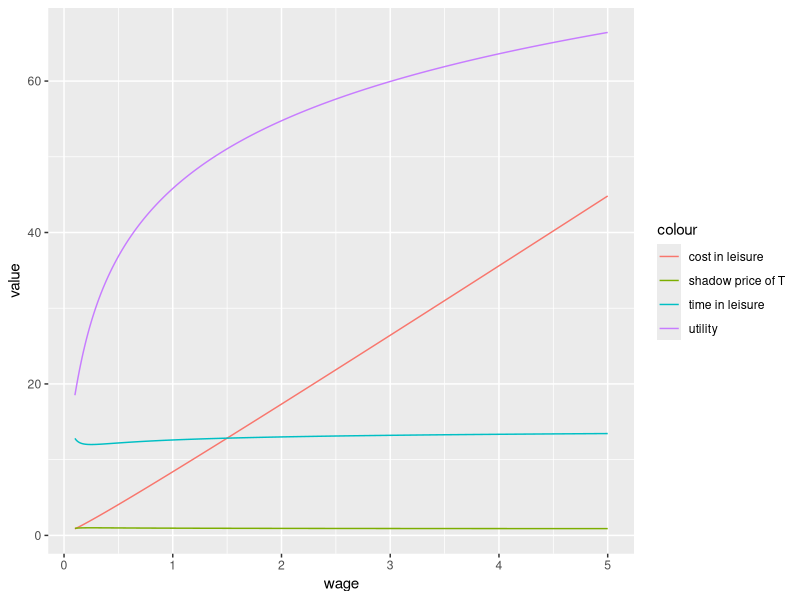
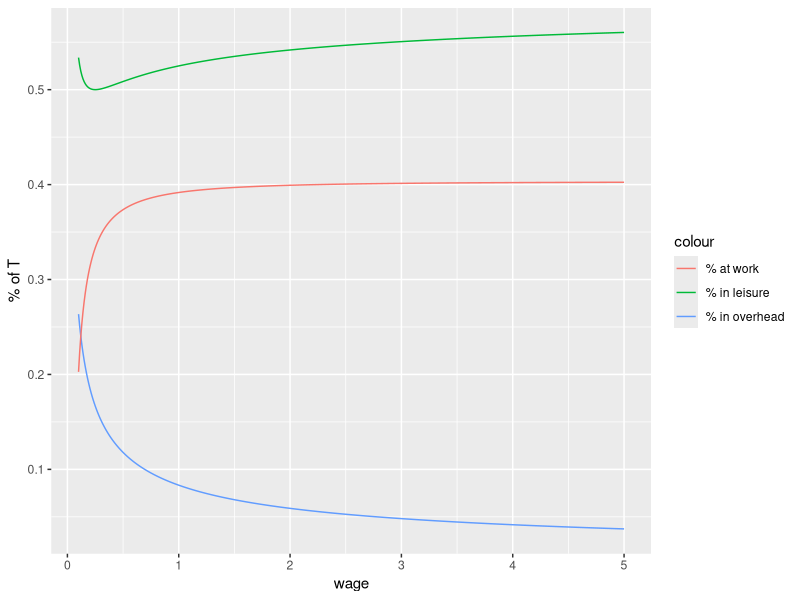
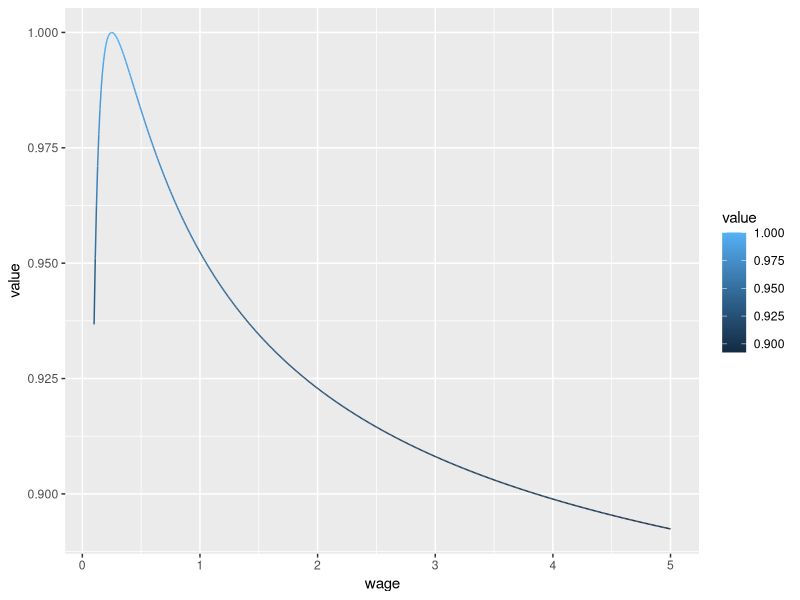

Recreate these plots in R, in order. (Note: this script raises an error after producing the figures.)
## ---- chunk 1
library(dplyr)
T = 24
r = 4
a = 12
b = 8
w = seq(0.1,5,0.01)



cl_1 <- function(w,T,r,a,b){
   b*w*(T-r)/(a+b)
}
tl_1 <- function(w,T,r,a,b){
  a*(T-r)/(a+b) * rep(1,length(w))
}

toh_1 <- function(w,T,r,a,b){
  r
}


cl_2 <- function(w,T,r,a,b){
  sln <- vector()
  for(i in 1:length(w)){
    ttemp <- a*(T*w[i]-2*sqrt(w[i]*r)+1)/(w[i]*(a+b))
    if (ttemp< T) rt <- (b*w[i]*T -2*b*sqrt(w[i]*r)+b)/(a+b)
    else rt <- 0.00001
    sln <- append(sln,rt)
  }
  sln
}

tl_2 <- function(w,T,r,a,b){
  sln <- vector()
  for(i in 1:length(w)){
    ttemp <- a*(T*w[i]-2*sqrt(w[i]*r)+1)/(w[i]*(a+b))
    if (ttemp<T) rt <- ttemp
    else rt <- 0.00001
    sln <- append(sln,rt)
  }
  sln
}

toh_2 <- function(w,T,r,a,b){
    sln <- vector()
  for(i in 1:length(w)){
    ttemp <- a*(T*w[i]-2*sqrt(w[i]*r)+1)/(w[i]*(a+b))
    if (ttemp<T)  rt <-  r/sqrt(w[i]*r)
    else rt <- 0.00001
    sln <- append(sln,rt)
  }
  sln
}



w_1 <- w[w<1/r]
w_2 <- w[w>1/r]
c_l <- c(cl_1(w_1,T,r,a,b), cl_2(w_2,T,r,a,b))
t_l <- c(tl_1(w_1,T,r,a,b), tl_2(w_2,T,r,a,b))


u <- a*log(c_l) + b*log (t_l)

c1 <- cl_1(w,T,r,a,b)
t1 <- tl_1(w,T,r,a,b)
oh1 <- toh_1(w,T,r,a,b)
c2 <- cl_2(w,T,r,a,b)
t2 <- tl_2(w,T,r,a,b)
oh2 <- toh_2(w,T,r,a,b)

s1 <- a*log(c1)+b*log(t1)
s2 <- a*log(c2)+b*log(t2)

data <-  data.frame(s1=s1,s2=s2)
data <- data %>% rowwise() %>% mutate(maxu = max(c(s1,s2)),
                                      maxidx = which.max(c(s1,s2)))


sp1 <- a/t1
sp2 <- a/t2
spc1 <- b/c1
spc2 <- b/c2

oh <- data.frame(oh1=oh1,oh2=oh2)
c_l <- data.frame(c1=c1,c2=c2)
t_l <- data.frame(t1=t1,t2=t2)
sp <- data.frame(sp1=sp1,sp2=sp2)
spc <- data.frame(spc1=spc1,spc2=spc2)

idx <- t(data[,"maxidx"])

cl <- rep(0,length(idx))
tl <- rep(0,length(idx))
spm <- rep(0,length(idx))
ohm <-  rep(0,length(idx))
spcm <- rep(0,length(idx))

for(i in 1:length(idx)){
  cl[i] = c_l[i,idx[i]]
  tl[i] = t_l[i,idx[i]]
  spm[i] = sp[i,idx[i]]
  ohm[i] = oh[i,idx[i]]
  spcm[i] = spc[i,idx[i]]
}

line1 <- data.frame(
  wage = w,
  value = cl)
line2 <- data.frame(
  wage = w,
  value = tl)
line3 <- data.frame(
  wage = w,
  value = data[,"maxu"])
line4 <- data.frame(
  wage = w,
  value = spm)


line5 <- data.frame(
  wage = w,
  ohp = ohm/T)

line6 <- data.frame(
  wage = w,
  leisurep = tl/T)

line7 <- data.frame(
  wage = w,
  workp = (T-tl-ohm)/T)

line8 <- data.frame(
  wage = w,
  value = spcm)

line9 <- data.frame(
  wage = w,
  value = spm/spcm)
## ---- chunk 2
library(ggplot2)

ggplot()+ geom_line(data= line1, aes(x=wage, y=cl, color = "cost in leisure"))+
  geom_line(data= line2, aes(x=wage, y=tl, color="time in leisure"))+
  geom_line(data= line3, aes(x=wage, y=maxu, color="utility"))+
  geom_line(data= line4, aes(x=wage, y=spm, color="shadow price of T"))+
  labs(y="value")

ggplot()+ geom_line(data= line5, aes(x=wage, y=ohp, color = "% in overhead"))+
  geom_line(data= line6, aes(x=wage, y=leisurep, color="% in leisure"))+
  geom_line(data= line7, aes(x=wage, y=workp, color="% at work"))+
  labs(y="% of T")

#line4 = line4[2:dim(line4)[1],]
qplot(wage,value,data =line4, geom="line",color=value)+
  scale_fill_manual(values=c("#31a354"))+labs(y="value")



## ---- chunk 3

w0 <- 1
w1 <- seq(1.5,8,0.1)

X0 <- 0
X1 <- 8
X2 <- 10 #implicitly assumed that T-X2-r>0

Pi_w0_1 <- w0*X1 
Pi_w1_1 <- w0*X1 + w1*(X2-X1)

Pi_w0_2 <- w0
Pi_w1_2 <- w0*X1
## ---- chunk 4
# On piece 1
# name convention quantitysettingno_pieceno_solutionno

# S1 and S2 are corner solutions 
# 2 solutions for each corner, i.e. 4 solutions for each segment
tl2_1 <- function (T,r,a,b,X,Pi_1,w){
  sln <- vector()
  for (i in 1: length(w)){
    if(b*(T-X - r) > a*r*Pi_1[i] + b*r)  rt <- (T-X-r)
    else rt <- 0.001      
    sln <- append(sln,rt)
  }
 
 sln
}

cl2_1 <- function (T,r,a,b,X,Pi_1,w){
  sln <- vector()
  for (i in 1: length(w)){
    if(b*(T-X - r)*w > a*r*Pi_1[i] + b*r) rt <- Pi_1[i]
    else rt <- 0.001
    sln = append(sln,rt)
  }
  sln
}

oh2_1 <- function (T,r,a,b,X,Pi_1,w){
  sln <- vector()
  for (i in 1: length(w)){
    if(b*(T-X - r)*w > a*r*Pi_1[i] + b*r) rt <- r
    else rt <- 0.001
    sln = append(sln,rt)
  }
  sln
}

tl2_2 <- function (T,r,a,b,X,Pi_1,w){
  sln <- vector()
  for(i in 1:length(w)){
    R <- (T-X)*(1+Pi_1[i])
    delta <- r^2*(a-b)^2 + 4*a*b*r*(T-X)*(1+Pi_1[i])
    temp <- (-2*a*R +(a-b)*r + sqrt(delta))/(-2*a*(1+Pi_1[i])) 
    if(r<R & b*(T-X)<r*(a*Pi_1[i]+b) & 2*a*R>(a-b)*r && temp <= T) 
      rt <- temp 
    else rt <- 0.001
    sln = append(sln,rt)
  }
  sln
}

cl2_2 <- function (T,r,a,b,X,Pi_1,w){
  sln = vector()
  for(i in 1:length(w)){
    R <- (T-X)*(1+Pi_1[i])
    delta <- r^2*(a-b)^2 + 4*a*b*r*(T-X)*(1+Pi_1[i])
    temp <- (-2*a*R +(a-b)*r + sqrt(delta))/(-2*a*(1+Pi_1[i]))
    if(r<R && b*(T-X)<r*(a*Pi_1[i]+b) && 2*a*R>(a-b)*r && temp < T) 
      rt <- ((1+Pi_1[i])*(sqrt(delta) - (a+b)*r))/(sqrt(delta) +(a-b)*r) 
    else rt <- 0.001     
    sln = append(sln,rt)
  }
  sln
}

oh2_2 <- function (T,r,a,b,X,Pi_1,w){
  sln = vector()
  for(i in 1:length(w)){
    R <- (T-X)*(1+Pi_1[i])
    delta <- r^2*(a-b)^2 + 4*a*b*r*(T-X)*(1+Pi_1[i])
    temp <- (-2*a*R +(a-b)*r + sqrt(delta))/(-2*a*(1+Pi_1[i]))
    if(r<R && b*(T-X)<r*(a*Pi_1[i]+b) && 2*a*R>(a-b)*r && temp < T) 
      rt <- r/(1+Pi_1 - ((1+Pi_1[i])*(sqrt(delta) - (a+b)*r))/(sqrt(delta) +(a-b)*r))
    else rt <- 0.001     
    sln = append(sln,rt)
  }
  sln
}


# solution 3 and 4 are interior solutions 
# again two interior solutions for each segment
I0 = 0
I1 = (w0-w1)*X1

cl2_3 <- function (T,r,a,b,X1,X2,I,w){
  sln = vector()
  for(i in 1:length(w)){
    t = (a*w[i]*T - 2*a*sqrt(w[i]*r) +a + a*I[i])/(w[i]*(a+b))
    c = (b*w[i]*T - 2*b*sqrt(w[i]*r) +b + b*I[i])/(a+b)
    if((sqrt(w[i]*r) -1 +c - I[i])/w[i]>X1 && (sqrt(w[i]*r) -1 +c - I[i])/w[i]<X2 && w[i]*r>=1 && t < T)  rt <- c
    else rt <- 0.001  
    sln = append(sln,rt)
  }
  sln
}

tl2_3 <- function (T,r,a,b,X1,X2,I,w){
  sln = vector()
  for (i in 1:length(w)){
    t = (a*w[i]*T - 2*a*sqrt(w[i]*r) +a + a*I[i])/(w[i]*(a+b))
    c = (b*w[i]*T - 2*b*sqrt(w[i]*r) +b + b*I[i])/(a+b)
    if( (sqrt(w[i]*r) -1 +c - I[i])/w[i]>X1 && (sqrt(w[i]*r) -1 +c - I[i])/w[i]<=X2 && w[i]*r>=1 && t < T)  rt <- t
    else rt <- 0.001
    sln = append(sln,rt)
  }
  sln
}

oh2_3 <- function (T,r,a,b,X1,X2,I,w){
  sln = vector()
  for(i in 1:length(w)){
    t = (a*w[i]*T - 2*a*sqrt(w[i]*r) +a + a*I[i])/(w[i]*(a+b))
    c = (b*w[i]*T - 2*b*sqrt(w[i]*r) +b + b*I[i])/(a+b)
    if((sqrt(w[i]*r) -1 +c - I[i])/w[i]>X1 && (sqrt(w[i]*r) -1 +c - I[i])/w[i]<X2 && w[i]*r>=1 && t < T)  rt <- r/sqrt(w[i]*r)
    else rt <- 0.001  
    sln = append(sln,rt)
  }
  sln
}


cl2_4 <- function (T,r,a,b,X1,X2,I,w){
  sln <- vector()
  for (i in 1: length(w)){
    t <- b*(T+I[i]-r)/(a+b)
    if( (b*T - a*I[i] - b*r)/(a+b)*w[i] >X1 && (b*T - a*I[i] - b*r)/(a+b)*w[i] <X2 && w[i]<=1 && t < T) 
      rt <- a*(T+I[i]-r)/((a+b)*w[i])
    else rt <- 0.001
    
    sln = append(sln,rt)    
  }
  sln
}

tl2_4 <- function (T,r,a,b,X1,X2,I,w){
  sln <- vector()
  for (i in 1: length(w)){  
    t <- b*(T+I[i]-r)/(a+b)
    if( (b*T - a*I[i] - b*r)/(a+b)*w[i] >X1 && (b*T - a*I[i] - b*r)/(a+b)*w[i] <X2 && w[i]<=1 && t<T) 
      rt <- b*(T+I[i]-r)/(a+b)
    else rt <- 0.001
    sln = append(sln,rt)      
  }
  sln
}


oh2_4 <- function (T,r,a,b,X1,X2,I,w){
  sln <- vector()
  for (i in 1: length(w)){  
    t <- b*(T+I[i]-r)/(a+b)
    if( (b*T - a*I[i] - b*r)/(a+b)*w[i] >X1 && (b*T - a*I[i] - b*r)/(a+b)*w[i] <X2 && w[i]<=1 && t<T) 
      rt <- r
    else rt <- 0.001
    sln = append(sln,rt)      
  }
  sln
}


## ---- chunk 5
S1 <- a* log(tl2_1(T,r,a,b,X1,Pi_w0_1,w0)) + 
  b* log(cl2_1(T,r,a,b,X1,Pi_w0_1,w0))  
t1 <- cl2_1(T,r,a,b,X1,Pi_w0_1,w0)
c1 <- tl2_1(T,r,a,b,X1,Pi_w0_1,w0)
oh1 <- oh2_1(T,r,a,b,X1,Pi_w0_1,w0)

S2 <- a* log(tl2_2(T,r,a,b,X1,Pi_w0_1,w0)) +
  b* log(cl2_2(T,r,a,b,X1,Pi_w0_1,w0))
c2 <- cl2_2(T,r,a,b,X1,Pi_w0_1,w0)
t2 <- tl2_2(T,r,a,b,X1,Pi_w0_1,w0)
oh2 <- oh2_2(T,r,a,b,X1,Pi_w0_1,w0)

S3 <- a* log(tl2_1(T,r,a,b,X0,Pi_w0_2,w0)) + 
  b* log(cl2_1(T,r,a,b,X0,Pi_w0_2,w0)) 
c3 <- cl2_1(T,r,a,b,X0,Pi_w0_2,w0)
t3 <- tl2_1(T,r,a,b,X0,Pi_w0_2,w0)
oh3 <- oh2_1(T,r,a,b,X0,Pi_w0_2,w0)

S4 <- a* log(tl2_2(T,r,a,b,X0,Pi_w0_2,w0)) + 
  b* log(cl2_2(T,r,a,b,X0,Pi_w0_2,w0)) 
c4 <- cl2_2(T,r,a,b,X0,Pi_w0_2,w0)
t4 <- tl2_2(T,r,a,b,X0,Pi_w0_2,w0)
oh4 <- oh2_2(T,r,a,b,X0,Pi_w0_2,w0)

S5 <- a* log(tl2_3(T,r,a,b,X0,X1,I0,w0)) + 
  b* log(cl2_3(T,r,a,b,X0,X1,I0,w0)) 
c5 <- cl2_3(T,r,a,b,X0,X1,I0,w0)
t5 <- tl2_3(T,r,a,b,X0,X1,I0,w0)
oh5 <- oh2_3(T,r,a,b,X0,X1,I0,w0)

S6 <- a* log(tl2_4(T,r,a,b,X0,X1,I0,w0)) + 
  b* log(cl2_4(T,r,a,b,X0,X1,I0,w0)) 
c6 <- cl2_4(T,r,a,b,X0,X1,I0,w0)
t6 <- tl2_4(T,r,a,b,X0,X1,I0,w0)
oh6 <- oh2_4(T,r,a,b,X0,X1,I0,w0)

# on piece 2
S7 <- a* log(tl2_1(T,r,a,b,X2,Pi_w1_1,w1)) + 
  b* log(cl2_1(T,r,a,b,X2,Pi_w1_1,w1))
c7 <- cl2_1(T,r,a,b,X2,Pi_w1_1,w1)
t7 <- tl2_1(T,r,a,b,X2,Pi_w1_1,w1)
oh7 <- oh2_1(T,r,a,b,X2,Pi_w1_1,w1)
  
S8 <- a* log(tl2_2(T,r,a,b,X2,Pi_w1_1,w1)) +
  b* log(cl2_2(T,r,a,b,X2,Pi_w1_1,w1))
c8 <- cl2_2(T,r,a,b,X2,Pi_w1_1,w1)
t8 <- tl2_2(T,r,a,b,X2,Pi_w1_1,w1)
oh8 <- oh2_2(T,r,a,b,X2,Pi_w1_1,w1)
    
S9 <- a* log(tl2_1(T,r,a,b,X2,Pi_w1_2,w0)) + 
  b* log(cl2_1(T,r,a,b,X2,Pi_w1_2,w0)) 
c9 <- cl2_1(T,r,a,b,X2,Pi_w1_2,w0)
t9 <- tl2_1(T,r,a,b,X2,Pi_w1_2,w0)
oh9 <- oh2_1(T,r,a,b,X2,Pi_w1_2,w0)
  
  
S10 <- a* log(tl2_2(T,r,a,b,X2,Pi_w1_2,w0)) + 
  b* log(cl2_2(T,r,a,b,X2,Pi_w1_2,w0)) 
c10 <- cl2_2(T,r,a,b,X2,Pi_w1_2,w0)
t10 <- tl2_2(T,r,a,b,X2,Pi_w1_2,w0)
oh10 <- oh2_2(T,r,a,b,X2,Pi_w1_2,w0)
  
S11 <- a* log(tl2_3(T,r,a,b,X1,X2,I1,w1)) + 
  b* log(cl2_3(T,r,a,b,X1,X2,I1,w1)) 
c11 <- cl2_3(T,r,a,b,X1,X2,I1,w1)
t11 <- tl2_3(T,r,a,b,X1,X2,I1,w1)
oh11 <- oh2_3(T,r,a,b,X1,X2,I1,w1)
  
S12 <- a* log(tl2_4(T,r,a,b,X1,X2,I1,w1)) + 
  b* log(cl2_4(T,r,a,b,X1,X2,I1,w1)) 
c12 <- cl2_4(T,r,a,b,X1,X2,I1,w1)
t12 <- tl2_4(T,r,a,b,X1,X2,I1,w1)
oh12 <- oh2_4(T,r,a,b,X1,X2,I1,w1)
  



sp1 = a/t1
sp2 = a/t2
sp3 = a/t3
sp4 = a/t4
sp5 = a/t5
sp6 = a/t6
sp7 = a/t7
sp8 = a/t8
sp9 = a/t9
sp10 = a/t10
sp11 = a/t11
sp12 = a/t12

slnmat <- data.frame (S1=S1*rep(1,length(w1)),
                      S2 = S2*rep(1,length(w1)),
                      S3 = S3*rep(1,length(w1)),
                      S4 = S4*rep(1,length(w1)),
                      S5 = S5*rep(1,length(w1)),
                      S6 = S6*rep(1,length(w1)),
                      S7 = S7,
                      S8 = S8,
                      S9 = S9,
                      S10 = S10,
                      S11 = S11,
                      S12 = S12)


cmat <- data.frame (  c1 = c1*rep(1,length(w1)),
                      c2 = c2*rep(1,length(w1)),
                      c3 = c3*rep(1,length(w1)),
                      c4 = c4*rep(1,length(w1)),
                      c5 = c5*rep(1,length(w1)),
                      c6 = c6*rep(1,length(w1)),
                      c7 = c7,
                      c8 = c8,
                      c9 = c9,
                      c10 = c10,
                      c11 = c11,
                      c12 = c12 )

tmat <- data.frame (  t1 = t1*rep(1,length(w1)),
                      t2 = t2*rep(1,length(w1)),
                      t3 = t3*rep(1,length(w1)),
                      t4 = t4*rep(1,length(w1)),
                      t5 = t5*rep(1,length(w1)),
                      t6 = t6*rep(1,length(w1)),
                      t7 = t7,
                      t8 = t8,
                      t9 = t9,
                      t10 = t10,
                      t11 = t11,
                      t12 = t12 )

spmat <- data.frame ( sp1 = sp1*rep(1,length(w1)),
                      sp2 = sp2*rep(1,length(w1)),
                      sp3 = sp3*rep(1,length(w1)),
                      sp4 = sp4*rep(1,length(w1)),
                      sp5 = sp5*rep(1,length(w1)),
                      sp6 = sp6*rep(1,length(w1)),
                      sp7 = sp7,
                      sp8 = sp8,
                      sp9 = sp9,
                      sp10 =sp10,
                      sp11 =sp11,
                      sp12 =sp12 )

 ohmat <- data.frame (oh1 = oh1*rep(1,length(w1)),
                      oh2 = oh2*rep(1,length(w1)),
                      oh3 = oh3*rep(1,length(w1)),
                      oh4 = oh4*rep(1,length(w1)),
                      oh5 = oh5*rep(1,length(w1)),
                      oh6 = oh6*rep(1,length(w1)),
                      oh7 = oh7,
                      oh8 = oh8,
                      oh9 = oh9,
                      oh10 =oh10,
                      oh11 =oh11,
                      oh12 =oh12 )      


library(dplyr)
slnmat = slnmat %>% rowwise() %>% mutate(maxidx = which.max(c(S1,S2,S3,S4,S5,S6,S7,S8,S9,S10,S11,S12)),
                                         maxutil = max(S1,S2,S3,S4,S5,S6,S7,S8,S9,S10,S11,S12))

u2 = slnmat[,"maxutil"]

idx = t(slnmat[,"maxidx"])
optc = rep(0,length(idx))
for(i in 1:length(idx)){
  optc[i] = cmat[i,idx[i]]
  
}
optt = rep(0,length(idx))
for(i in 1:length(idx)){
  optt[i] = tmat[i,idx[i]]
  
}

optsp = rep(0,length(idx))
for(i in 1:length(idx)){
  optsp[i] = spmat[i,idx[i]]
  
}

optoh = rep(0,length(idx))
for(i in 1:length(idx)){
  optoh[i] = ohmat[i,idx[i]]
  
}

line1 <- data.frame(
  wage = w1,
  value = optc)
line2 <- data.frame(
  wage = w1,
  value = optt)
line3 <- data.frame(
  wage = w1,
  value = u2)
line4 <- data.frame(
  wage = w1,
  value = optsp)

line5 <- data.frame(
  wage = w1,
  ohp = optoh/T)

line6 <- data.frame(
  wage = w1,
  leisurep = optt/T)

line7 <- data.frame(
  wage = w1,
  workp = (T-optt-optoh)/T)




## ---- chunk 6
library(ggplot2)
ggplot()+ geom_line(data= line1, aes(x=wage, y=optc, color = "cost in leisure"))+
  geom_line(data= line2, aes(x=wage, y=optt, color="time in leisure"))+
  geom_line(data= line3, aes(x=wage, y=u2, color="utility"))+
  geom_line(data= line4, aes(x=wage, y=optsp, color="shadow price of T"))+
  labs(y="value")

ggplot()+ geom_line(data= line5, aes(x=wage, y=ohp, color = "% in overhead"))+
  geom_line(data= line6, aes(x=wage, y=leisurep, color="% in leisure"))+
  geom_line(data= line7, aes(x=wage, y=workp, color="% at work"))+
  labs(y="% of T")

line4 = line4[2:dim(line4)[1],]
qplot(wage,value,data =line4, geom="line",color=value)+
  scale_fill_manual(values=c("#31a354"))+labs(y="value")

## ---- chunk 7
k1 = 2
k2 = 4
w = seq(0.01,4,0.01)

cl3_1 <- function(w,T,k1,k2,a,b){
  sln <- vector()
  for(i in 1:length(w)){
    if (w[i]<=1/k1) rt <- b*w[i]*(T-k2)/(a+b)
    else rt <- 0.00001
    sln <- append(sln,rt)
  }
  sln
}
tl3_1 <- function(w,T,k1,k2,a,b){
  sln <- vector()
  for(i in 1:length(w)){
    if (w[i]<=1/k1) rt <- a*(T-k2)/(a+b)
    else rt <- 0.00001
    sln <- append(sln,rt)
  }
  sln
}

oh3_1 <- function(w,T,k1,k2,a,b){
  sln <- vector()
  for(i in 1:length(w)){
    if (w[i]<=1/k1) rt <- r
    else rt <- 0.00001
    sln <- append(sln,rt)
  }
  sln
}



cl3_2 <- function(w,T,k1,k2,a,b){
  sln <- vector()
  for(i in 1:length(w)){
    if (w[i]>=1/k1) rt <- (b*w[i]*T -b*k2/k1)/(a+b)
    else rt <- 0.00001
    sln <- append(sln,rt)
  }
  sln
}

tl3_2 <- function(w,T,k1,k2,a,b){
  sln <- vector()
  for(i in 1:length(w)){
    if (w[i]>=1/k1 ) rt <- (a*w[i]*T - a*k2/k1)/((a+b)*w[i]) 
    else rt <- 0.00001
    sln <- append(sln,rt)
  }
  sln
}


oh3_2 <- function(w,T,k1,k2,a,b){
  sln <- vector()
  for(i in 1:length(w)){
    if (w[i]>=1/k1 ) rt <- r/(1+k2/k1)
    else rt <- 0.00001
    sln <- append(sln,rt)
  }
  sln
}

# cl3_3 <- function(w,T,k1,k2,a,b){
#   sln <- vector()
#   for(i in 1:length(w)){
#     t = T- b*(T-k2)/(a+b)-k2
#     if (w[i]=1/k1 && t<T) rt <- b*(T-k2)/k1*(a+b)
#     else rt <- 0.00001
#     sln <- append(sln,rt)
#   }
#   sln
# }
# 
# tl3_3 <- function(w,T,k1,k2,a,b){
#   sln <- vector()
#   for(i in 1:length(w)){
#     t = T- b*(T-k2)/(a+b)-k2
#     if (w[i] =1/k && t<T ) rt <- t
#     else rt <- 0.00001
#     sln <- append(sln,rt)
#   }
#   sln
# }
# 




S1 <- a* log(tl3_1(w,T,k1,k2,a,b)) + 
  b* log(cl3_1(w,T,k1,k2,a,b))  
t1 <- tl3_1(w,T,k1,k2,a,b)
c1 <- cl3_1(w,T,k1,k2,a,b)
oh1 <- oh3_1(w,T,k1,k2,a,b)
sp1 <- a/t1

S2 <- a* log(tl3_2(w,T,k1,k2,a,b)) + 
  b* log(cl3_2(w,T,k1,k2,a,b))  
t2 <- tl3_2(w,T,k1,k2,a,b)
c2 <- cl3_2(w,T,k1,k2,a,b)
oh2 <- oh3_2(w,T,k1,k2,a,b)
sp2 <- a/t2

data <-  data.frame(S1=S1,S2=S2)
data <- data %>% rowwise() %>% mutate(maxu = max(c(S1,S2)),
                                      maxidx = which.max(c(S1,S2)))



c_l = data.frame(c1=c1,c2=c2)
t_l = data.frame(t1=t1,t2=t2)
sp = data.frame(sp1=sp1,sp2=sp2)
ohm = data.frame(oh1=oh1,oh2=oh2)

idx = t(data[,"maxidx"])

cl = rep(0,length(idx))
tl = rep(0,length(idx))
spm = rep(0,length(idx))
oht = rep(0,length(idx))
for(i in 1:length(idx)){
  cl[i] = c_l[i,idx[i]]
  tl[i] = t_l[i,idx[i]]
  spm[i] = sp[i,idx[i]]
  oht[i] = ohm[i,idx[i]]
  
}

line1 <- data.frame(
  wage = w,
  value = cl)
line2 <- data.frame(
  wage = w,
  value = tl)
line3 <- data.frame(
  wage = w,
  value = data[,"maxu"])
line4 <- data.frame(
  wage = w,
  value = spm)


line5 <- data.frame(
  wage = w,
  ohp = oht/T)

line6 <- data.frame(
  wage = w,
  leisurep = tl/T)

line7 <- data.frame(
  wage = w,
  workp = (T-tl-oht)/T)




## ---- chunk 8
ggplot()+ geom_line(data= line1, aes(x=wage, y=cl, color = "cost in leisure"))+
  geom_line(data= line2, aes(x=wage, y=tl, color="time in leisure"))+
  geom_line(data= line3, aes(x=wage, y=maxu, color="utility"))+
  geom_line(data= line4, aes(x=wage, y=spm, color="shadow price of T"))+
#   geom_vline(xintercept = w[200], colour="gray", linetype = "longdash")+
#   annotate("text", label = "c_OH = 0", x = 1, y = 30, size = 5, colour = "#FF5E33")+
  labs(y="value")

ggplot()+ geom_line(data= line5, aes(x=wage, y=ohp, color = "% in overhead"))+
  geom_line(data= line6, aes(x=wage, y=leisurep, color="% in leisure"))+
  geom_line(data= line7, aes(x=wage, y=workp, color="% at work"))+
  labs(y="% of T")



line4 = line4[2:dim(line4)[1],]
qplot(wage,value,data =line4, geom="line",color=value)+
  scale_fill_manual(values=c("#31a354"))+labs(y="value")


